Frame 1 (no input): blank canvas, image omitted
Frame 60 (the mouse pressed at the canvas centre just before this capture): blank canvas, image omitted
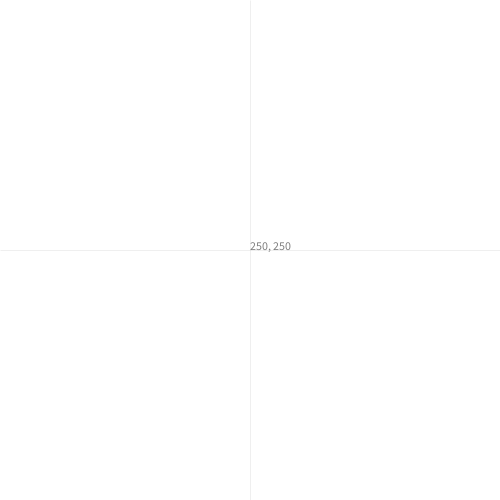
Frame 120 (the mouse held since frame 60 and released just before this capture)

The Processing sketch whose frames 1 and 60 were blank and that drew this single picture after the mouse press (run headless with seeded random() and noise(); from frame 60 on, the mouse is pressed at the canvas centre):

// Processing sketch: whereAmI
// ── whereAmI.pde
void setup(){
  size(500,500);
  
}

void draw(){
  background(255);
  if(mousePressed)showPosition();
}

void showPosition(){
  strokeWeight(0);
  stroke(127);
  fill(127);
  text(mouseX+", "+mouseY, mouseX, mouseY);
  line(0,mouseY,width,mouseY);
  line(mouseX,0,mouseX,height);
}
